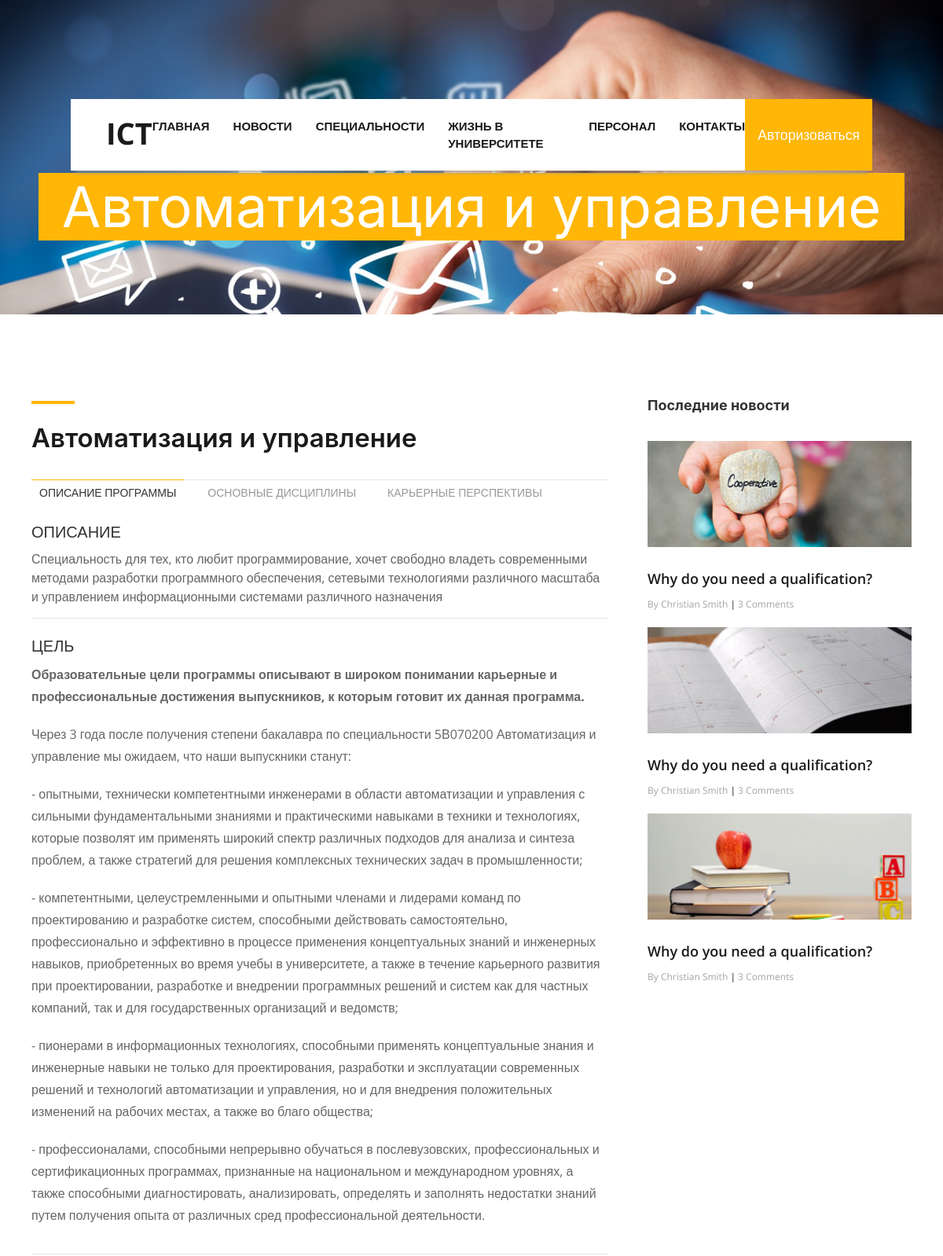
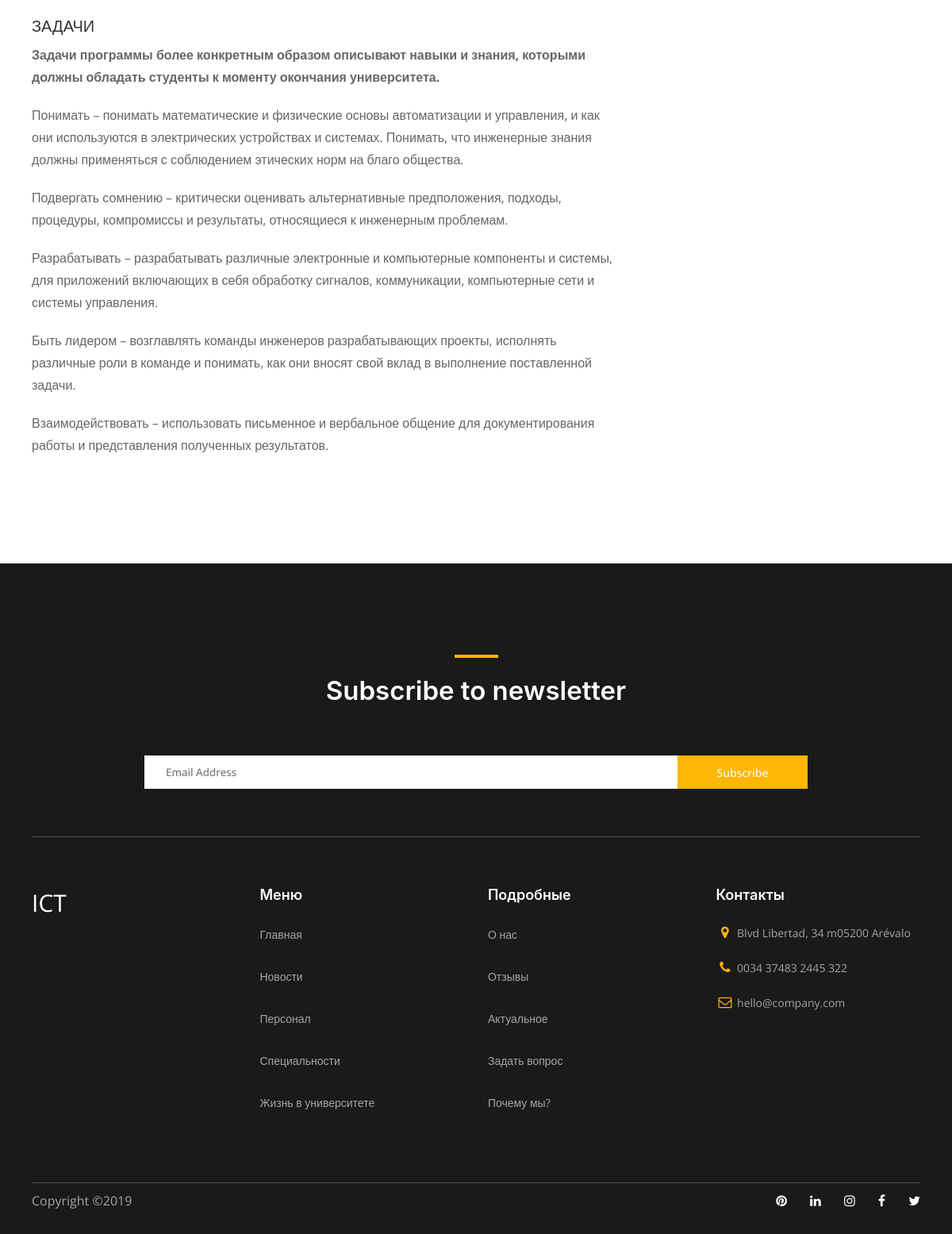
/specialty/automation-and-managament/, run on the app's committed database (2 pictures, top to bottom).
### ICTapp/models.py (models this page shows, shortened)
class Specialty(models.Model):
   name = models.CharField(max_length=100)
   slug = models.SlugField()
   description = models.TextField()
   purpose = models.TextField()
   tasks = models.TextField()
   perspectives = models.TextField()
   img = models.ImageField(upload_to='Specialty_images', blank=True)

### ICTapp/views.py (the view)
# urls.py: path('specialty/<str:slug>/', SpecialtyDetailView.as_view(), name='specialty_detail_url'),
class SpecialtyDetailView(View):
   def get(self, request, slug):
      speciality = get_object_or_404(Specialty, slug=slug)
      return render(request, 'ICTapp/specialty_detail.html', context={'speciality': speciality})

### ICTapp/models.py (called while the page is built)
   def __str__(self):
      return self.name

### ICTapp/templates/ICTapp/specialty_detail.html (shortened to what this page needs)
{% extends 'base.html' %}
{% block content %}
   <div class="news-header">
      <h1>{{ speciality.name }}</h1>
   </div>
   <section id="specialty" class="specialty section">
      <div class="wrapper news-wrap flex j-sb">
         <div class="news-box">
            <h3 class="specialty-title">{{ speciality.name }}</h3>
            <div class="specialty-box">
               <ul class="uk-tab-bottom" uk-tab>
                  <li class="uk-active"><a href="#">Описание программы</a></li>
                  <li><a href="#">Основные дисциплины</a></li>
                  <li><a href="#">Карьерные перспективы</a></li>
               </ul>
               <ul class="uk-switcher uk-margin">
                  <li>
                     <dl class="uk-description-list">
                        <dt class="specialty-box__desc-title">Описание</dt>
                        <dd>
                           {{ speciality.description }}
                        </dd>
                        <dt class="specialty-box__desc-title">Цель</dt>
                        <dd>
                           {{ speciality.purpose|safe }}
                        </dd>
                        <dt class="specialty-box__desc-title">Задачи</dt>
                        <dd class="border-none">
                           {{ speciality.tasks|safe }}
                        </dd>
                     </dl>
                  </li>
               </ul>
            </div>
         </div>
         <div class="news-more">
            <h3 class="text-title news-more__title">Последние новости</h3>
            <div class="news-more-box">
               <div class="news-more__item">
                  <div class="news-more__img">
                     <img src="/media/img/latest_1.jpg" alt="news">
                  </div>
                  <a class="text-decor-none news-more__link" href="new-post.html">
                     Why do you need a qualification?
                  </a>
                  <p class="news-more__author">By Christian Smith <span>|</span> 3 Comments</p>
               </div>
               <div class="news-more__item">
                  <div class="news-more__img">
                     <img src="/media/img/latest_2.jpg" alt="news">
                  </div>
                  <a class="text-decor-none news-more__link" href="new-post.html">
                     Why do you need a qualification?
                  </a>
                  <p class="news-more__author">By Christian Smith <span>|</span> 3 Comments</p>
               </div>
               <div class="news-more__item">
                  <div class="news-more__img">
                     <img src="/media/img/latest_3.jpg" alt="news">
                  </div>
                  <a class="text-decor-none news-more__link" href="new-post.html">
                     Why do you need a qualification?
                  </a>
                  <p class="news-more__author">By Christian Smith <span>|</span> 3 Comments</p>
               </div>
            </div>
         </div>
      </div>
   </section>
{% endblock content %}

### ICTapp/static/css/main.css (style rules this page uses)
* { margin: 0; padding: 0; -webkit-box-sizing: border-box; box-sizing: border-box; font-family: 'Open Sans', sans-serif; text-shadow: rgba(0,0,0,.01) 0 0 1px; }
.text-decor-none, .text-decor-none:hover { text-decoration: none; }
.flex { display: -webkit-box; display: -ms-flexbox; display: flex; }
.j-sb { -webkit-box-pack: justify; -ms-flex-pack: justify; justify-content: space-between; }
.section { margin: 110px 0 80px; }
.border-none { border: none !important; }
.text-title { font-size: 21px; font-weight: 600; }
.wrapper { max-width: 1170px; margin: 0 auto; padding: 0 25px; }
.specialty-title { color: #1a1a1a; font-size: 33px; font-weight: 600; margin-bottom: 30px; }
.specialty-title::before { content: ''; display: block; background: #ffb606; width: 55px; margin: 0 0 20px; height: 4px; }
.specialty-box .uk-tab>.uk-active > a { border-color: #ffb606; }
.specialty-box .specialty-box__desc-title { font-size: 20px; margin-bottom: 7px; }
.specialty-box dd { padding-bottom: 15px; border-bottom: 1px solid #E5E5E5; }
.specialty-box p { line-height: 1.75; }
.news-header { background: url('/media/background-images/news-bg.jpg'); background-repeat: no-repeat; background-size: cover; text-align: center; height: 400px; }
.news-header h1 { background: #ffb606; font-size: 72px; font-weight: 400; color: #fff; display: inline-block; padding: 0 30px; margin-top: 220px; }
.news-box { width: 65.5%; }
.news-more { width: 30%; }
.news-more__title { margin-top: -7px; margin-bottom: 33px; font-weight: 700; font-size: 18px; }
.news-more__img { height: 135px; overflow: hidden; }
.news-more__img img { width: 100%; min-height: 100%; }
.news-more__link { font-weight: 600; font-size: 18px; color: #1a1a1a; margin: 27px 0 10px; display: inline-block; text-decoration: none; }
.news-more__author { margin: 0; color: #a5a5a5; font-size: 12px; }
.news-more__item { margin-bottom: 20px; }
.news-more__author span { color: #1a1a1a; }

### data on the page
Specialty: name "Автоматизация и управление", description "Специальность для тех, кто любит программирование, хочет свободно владеть современными методами разработки программного обеспечения, сетевыми технологиями различного масштаба и управлением информационными системами различного назначения", purpose "Образовательные цели программы описывают в широком понимании карьерные и профессиональные достижения выпускников, к которым готовит их данная программа. Через 3 года после получения степени бакалавра по специальности 5В070200 Автоматизация и управление мы ожидаем, что наши выпускники станут: - опытными, технически компетентными инженерами в области автоматизации и управления с сильными фундаментальными знаниями и практическими навыками в техники и технологиях, которые позволят им применять широкий спектр различных подходов для анализа и синтеза проблем, а также стратегий для решения комплексных технических задач в промышленности; - компетентными, целеустремленными и опытными членами и…", tasks "Задачи программы более конкретным образом описывают навыки и знания, которыми должны обладать студенты к моменту окончания университета. Понимать – понимать математические и физические основы автоматизации и управления, и как они используются в электрических устройствах и системах. Понимать, что инженерные знания должны применяться с соблюдением этических норм на благо общества. Подвергать сомнению – критически оценивать альтернативные предположения, подходы, процедуры, компромиссы и результаты, относящиеся к инженерным проблемам. Разрабатывать – разрабатывать различные электронные и компьютерные компоненты и системы, для приложений включающих в себя обработку сигналов, коммуникации,…"
